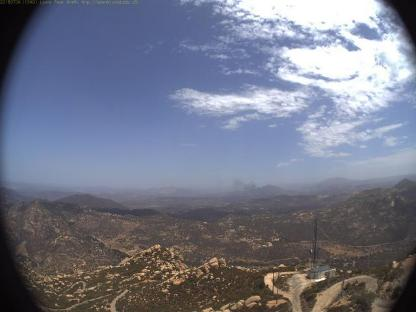
#> input picture smoke-detection/train/images/ck0k9dzyzirme0a46fhirxayi_jpeg_jpg.rf.46efb2800fa728ccf1e10da1a5e1e625.jpg, 416 x 312 px, found by its file name; its folder holds only this picture in this run
$ jupyter execute --allow-errors Smoke_detection.ipynb   (shell and % lines are left out)
#> lines starting #> are read from the running program, lines starting #| are printed output that depends on the picture
[cell 1]

from roboflow import Roboflow
#> (the rest of this cell did not finish here and is left out)

[cell 2]
from google.colab.patches import cv2_imshow
from scipy.signal import correlate2d
from scipy.stats import spearmanr
import matplotlib.pyplot as plt
import numpy as np
import cv2
import os

## Database analysis

[cell 3]
%cd /content/Wildfire-Smoke-1

[cell 4]
def show_dataset_shape_info(path):
#> called with path = 'test/images'
  obj = {}
  for file in os.listdir(path):
    if '.jpg' not in file:
      continue
    image = cv2.imread(path + '/' + file)
#> image is the input picture: shape (312, 416, 3); mean B, G, R 135.6, 118.7, 114.7

    key = str(image.shape)
#> key = '(312, 416, 3)'

    if key not in obj:
      obj[key] = 1
    else:
      obj[key] += 1

  print(obj)

[cell 5]
show_dataset_shape_info('test/images')  # test
show_dataset_shape_info('train/images') # train
show_dataset_shape_info('valid/images') # valid

[cell 6]
def check_images_without_label(path):
  print('Total files: ', len(os.listdir(path)))
  for file in os.listdir(path):
    if '.txt' not in file:
      continue
    file_opened = open(path + '/' + file)
    file_content = file_opened.read()

    if (len(file_content.split(' ')) != 5): # verifica se possui a bouding box
      print(file)

#> (a cell that did not finish here is left out)

[cell 8]
def create_unique_database():
  %cd /content/Wildfire-Smoke-1
  %mkdir database
  %mv /content/Wildfire-Smoke-1/test/images /content/Wildfire-Smoke-1/database/images
  %mv /content/Wildfire-Smoke-1/test/labels /content/Wildfire-Smoke-1/database/labels

  %mv /content/Wildfire-Smoke-1/train/images/* /content/Wildfire-Smoke-1/database/images
  %mv /content/Wildfire-Smoke-1/train/labels/* /content/Wildfire-Smoke-1/database/labels

  %mv /content/Wildfire-Smoke-1/valid/images/* /content/Wildfire-Smoke-1/database/images
  %mv /content/Wildfire-Smoke-1/valid/labels/* /content/Wildfire-Smoke-1/database/labels

create_unique_database()

[cell 9]
show_dataset_shape_info('database/images')  # database
#> (the rest of this cell did not finish here and is left out)


## Pre-processing

[cell 10]
# [7 lines left out: function flip_horizontal, not called in this run]

[cell 11]
# [7 lines left out: function flip_vertical, not called in this run]

[cell 12]
# [4 lines left out: function brightness, not called in this run]

[cell 13]
# [6 lines left out: function saturation, not called in this run]

[cell 14]
# [4 lines left out: function smoothing, not called in this run]

[cell 15]
def save_image_and_label(image, image_full_path, label, label_full_path):
  cv2.imwrite(image_full_path + '.jpg', image)
  np.savetxt(label_full_path + '.txt', label, fmt=["%d", "%.6f", "%.6f", "%.6f", "%.6f"])

[cell 16]
# [14 lines left out: function plot_images, not called in this run]

[cell 17]
def data_augmentation(image_path, label_path, processing = []):
  original_images_list = os.listdir(image_path)
  for file in original_images_list:
    if '.jpg' not in file:
      continue

    image = cv2.imread(image_path + '/' + file)
    label = np.loadtxt(label_path + '/' + file.split('.jpg')[0] + '.txt').reshape(-1, 5)

    base_img_path = image_path + '/' + file.split('.jpg')[0]
    base_label_path = label_path + '/' + file.split('.jpg')[0]

    img = [image]
    titles = ['original']
    for processing_technique in processing:
      if processing_technique == 'flip_horizontal':
        new_image, new_label = flip_horizontal(image, label)
      elif processing_technique == 'flip_vertical':
        new_image, new_label = flip_vertical(image, label)
      elif processing_technique == 'brightness':
        new_image, new_label = brightness(image, label)
      elif processing_technique == 'saturation':
        new_image, new_label = saturation(image, label)
      elif processing_technique == 'smoothing':
        new_image, new_label = smoothing(image, label)
      else:
        continue

      img.append(new_image)
      titles.append(processing_technique)
      save_image_and_label(new_image, base_img_path + '.' + processing_technique, new_label, base_label_path + '.' + processing_technique)

    #plot_images(img, titles)
    #break

#> (a cell that did not finish here is left out)

[cell 19]
show_dataset_shape_info('database/images') # conferir a nova quantidade de imagem e os formatos

#> (a cell that did not finish here is left out)


## Exploration

[cell 21]
def view_image(path):
  for file in os.listdir(path):
    image = cv2.imread(path + '/' + file)

    cv2_imshow(image)
    cv2.waitKey(0)

[cell 22]
view_image('test/images')

[cell 23]
# unused - wrong implementation cause Pearson correlation it is a better choice for categorical
def coorelation_pearson(path):
  min_corr = {
      'image1': '',
      'image2': '',
      'cor': 1,
  }

  files_checked = []
  for file1 in os.listdir(path):
    if ('.jpg' not in file1):
      continue
    image1 = cv2.imread(path + '/' + file1)
    files_checked.append(file1)

    for file2 in os.listdir(path):
      if '.jpg' not in file2:
        continue

      if file2 in files_checked:
        continue

      image2 = cv2.imread(path + '/' + file2)

      image1_gray = cv2.cvtColor(image1, cv2.COLOR_BGR2GRAY)
      image2_gray = cv2.cvtColor(image2, cv2.COLOR_BGR2GRAY)

      correlacao = np.corrcoef(image1_gray.flatten(), image2_gray.flatten())[0, 1]

      if correlacao < min_corr['cor']:
        print(correlacao)
        min_corr['cor'] = correlacao
        min_corr['image1'] = file1
        min_corr['image2'] = file2

      #if correlacao < 0:
      #  print(file1, '->' , file2)

  print(min_corr)

coorelation_pearson('database/images')

[cell 24]
def cross_correlation(path):
#> called with path = 'database/images'
  image_base = cv2.imread('/content/Wildfire-Smoke-1/database/images/ck0k99e6p79go0944lmxivkmv_jpeg.rf.035851b1218826a8d8e1f6cff055da7a.flip_horizontal.jpg', 0)

  arr = []
  mean_arr = []
  for i, file in enumerate(os.listdir(path)):
      image = cv2.imread(path + '/' + file, 0)
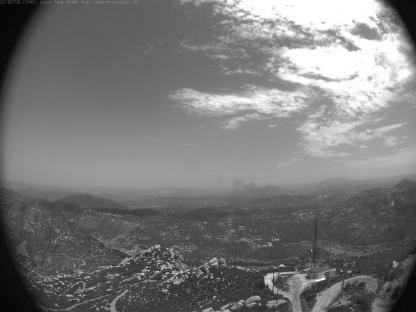
#> image: shape (312, 416); min 0, max 255, mean 119.4

      fft_imagem1 = np.fft.fft2(image_base)
      fft_imagem2 = np.fft.fft2(image)

      correlacao = np.fft.ifft2(fft_imagem1 * np.conj(fft_imagem2))
      correlacao = abs( 255 - ((np.abs(correlacao) / np.max(correlacao)) * 255))

      arr.append(correlacao)

      if i % 500 == 0:
        mean_arr.append(list(np.mean(np.array(arr), axis=0)))
        arr = []

  cv2_imshow(np.mean(np.array(mean_arr), axis=0))

#> (the rest of this cell did not finish here and is left out)

[cell 25]
def calculate_hist_mean(path):
#> called with path = 'database/images'
  num_bins = 256
  hist_sum = np.zeros(num_bins)
  image_path = os.listdir(path)

  for file in image_path:
      image = cv2.imread(path + '/' + file)

      image_gray = cv2.cvtColor(image, cv2.COLOR_BGR2GRAY)
      hist = cv2.calcHist([image_gray], [0], None, [num_bins], [0, num_bins])
#> hist = 256 values, max 1951 at index 255, min 0 at index 0, mean 507

      hist_sum += hist.flatten()
#> hist_sum has the same summary as hist

  total_images = len(image_path)
  hist_mean = hist_sum / total_images
#> hist_mean has the same summary as hist
  plt.plot(hist_mean)

  plt.title('Histograma Médio')
  plt.xlabel('Intensidade de Pixel')
  plt.ylabel('Frequência')
  plt.show()
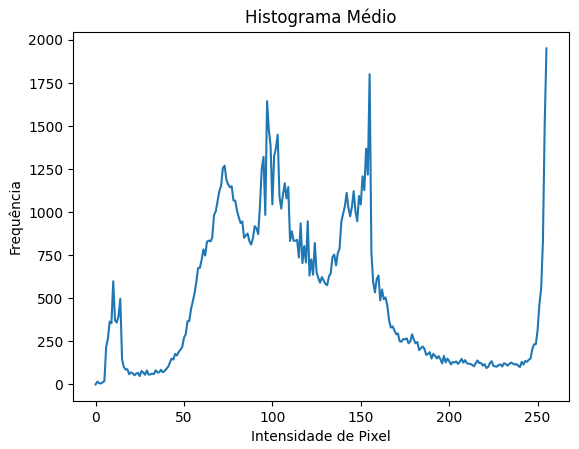
#> figure drawn by matplotlib, 1 panel; curve peaks at x = 255, y = 1951

$ run again, on smoke-detection/train/images/ck0kd21cfj2810a46eicmjtng_jpeg_jpg.rf.9f8b802d5d80aa84c96f6c538b858a26.jpg
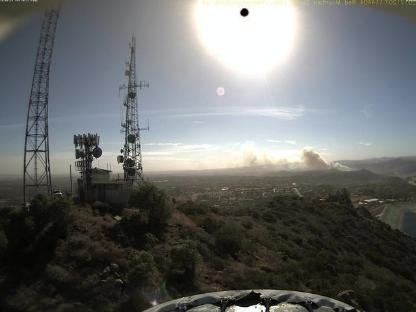
#> input picture smoke-detection/train/images/ck0kd21cfj2810a46eicmjtng_jpeg_jpg.rf.9f8b802d5d80aa84c96f6c538b858a26.jpg, 416 x 312 px, found by its file name
#> in show_dataset_shape_info, image is the input picture: shape (312, 416, 3); mean B, G, R 105.6, 106.7, 104.4
#> in cross_correlation, `image = cv2.imread(path + '/' + file, 0)`:
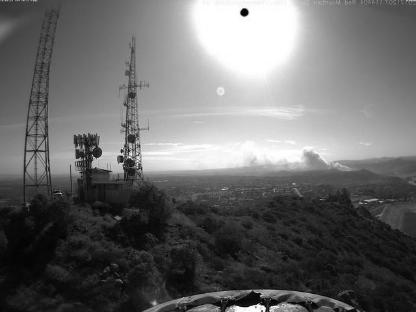
#> image: shape (312, 416); min 0, max 255, mean 105.9
#> hist = 256 values, max 3614 at index 255, min 11 at index 0, mean 507
#> hist_sum has the same summary as hist
#> hist_mean has the same summary as hist
#> in calculate_hist_mean, `plt.show()`:
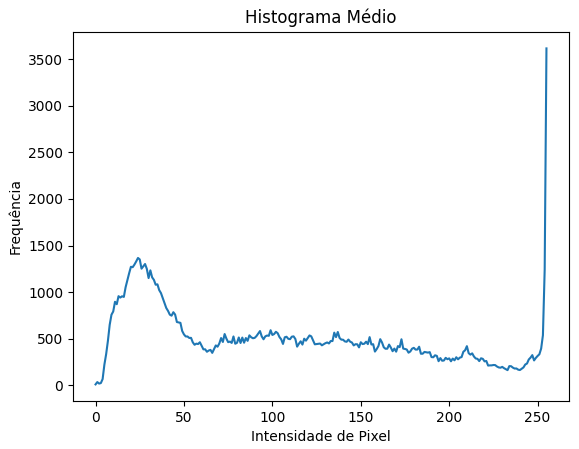
#> figure drawn by matplotlib, 1 panel; curve peaks at x = 255, y = 3614

$ run again, on smoke-detection/train/images/ck0kd4afx8g470701watkwxut_jpeg_jpg.rf.cd25505331c0053f5f0f59894d640a36.jpg
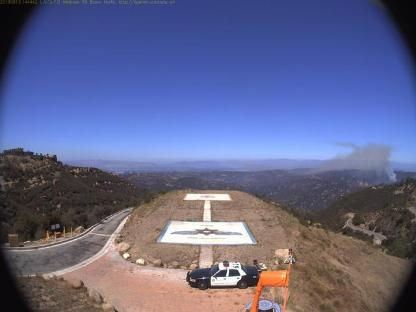
#> input picture smoke-detection/train/images/ck0kd4afx8g470701watkwxut_jpeg_jpg.rf.cd25505331c0053f5f0f59894d640a36.jpg, 416 x 312 px, found by its file name
#> in show_dataset_shape_info, image is the input picture: shape (312, 416, 3); mean B, G, R 139.5, 102.5, 99.2
#> in cross_correlation, `image = cv2.imread(path + '/' + file, 0)`:
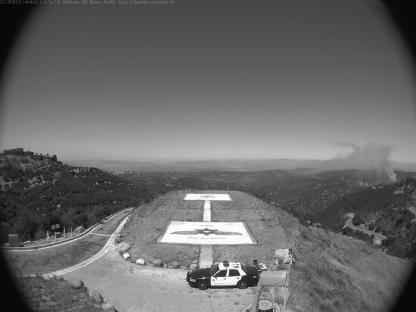
#> image: shape (312, 416); min 0, max 255, mean 105.7
#> hist = 256 values, max 2012 at index 91, min 1 at index 0, mean 507
#> hist_sum has the same summary as hist
#> hist_mean has the same summary as hist
#> in calculate_hist_mean, `plt.show()`:
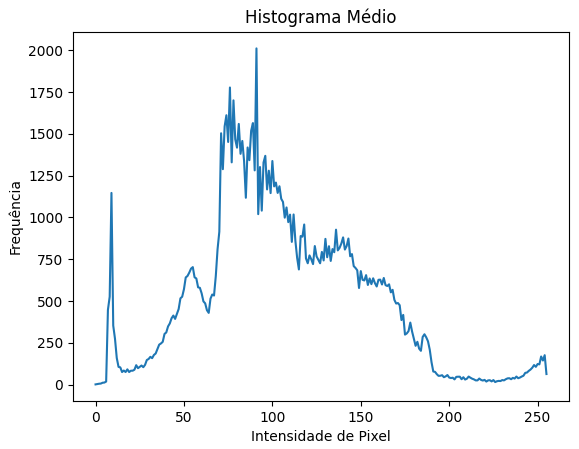
#> figure drawn by matplotlib, 1 panel; curve peaks at x = 91, y = 2012

$ run again, on smoke-detection/train/images/ck0kd70pu4w7b07946742zfpg_jpeg_jpg.rf.24fba90d8653a7ea4a61701a3965202a.jpg
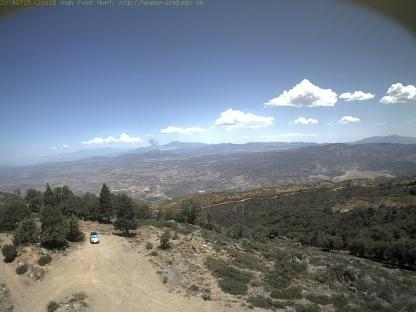
#> input picture smoke-detection/train/images/ck0kd70pu4w7b07946742zfpg_jpeg_jpg.rf.24fba90d8653a7ea4a61701a3965202a.jpg, 416 x 312 px, found by its file name
#> in show_dataset_shape_info, image is the input picture: shape (312, 416, 3); mean B, G, R 134.6, 124.4, 115.4
#> in cross_correlation, `image = cv2.imread(path + '/' + file, 0)`:
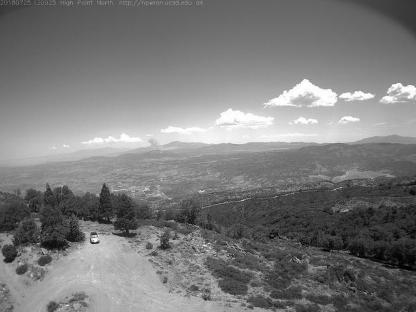
#> image: shape (312, 416); min 0, max 255, mean 122.9
#> hist = 256 values, max 1494 at index 103, min 11 at index 0, mean 507
#> hist_sum has the same summary as hist
#> hist_mean has the same summary as hist
#> in calculate_hist_mean, `plt.show()`:
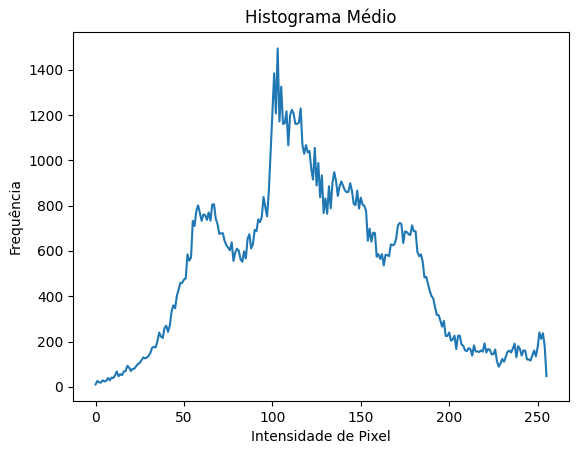
#> figure drawn by matplotlib, 1 panel; curve peaks at x = 103, y = 1494

$ run again, on smoke-detection/train/images/ck0kcouioj11m0a46yjyp0zlc_jpeg_jpg.rf.408cc2005430455ae5dc5b1284319380.jpg
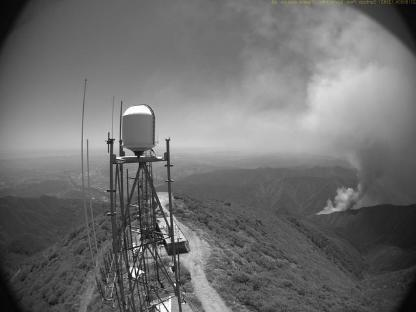
#> input picture smoke-detection/train/images/ck0kcouioj11m0a46yjyp0zlc_jpeg_jpg.rf.408cc2005430455ae5dc5b1284319380.jpg, 416 x 312 px, found by its file name
#> in show_dataset_shape_info, image is the input picture: shape (312, 416, 3); mean B, G, R 110.6, 110.7, 110.7
#> image: shape (312, 416)
#> hist = 256 values, max 2037 at index 113, min 0 at index 0, mean 507
#> hist_sum has the same summary as hist
#> hist_mean has the same summary as hist
#> in calculate_hist_mean, `plt.show()`:
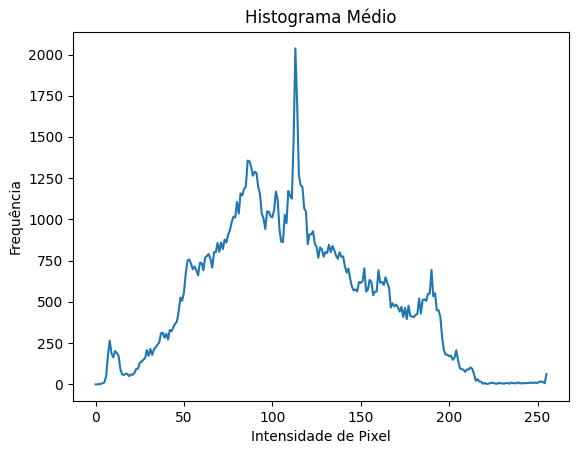
#> figure drawn by matplotlib, 1 panel; curve peaks at x = 113, y = 2037
